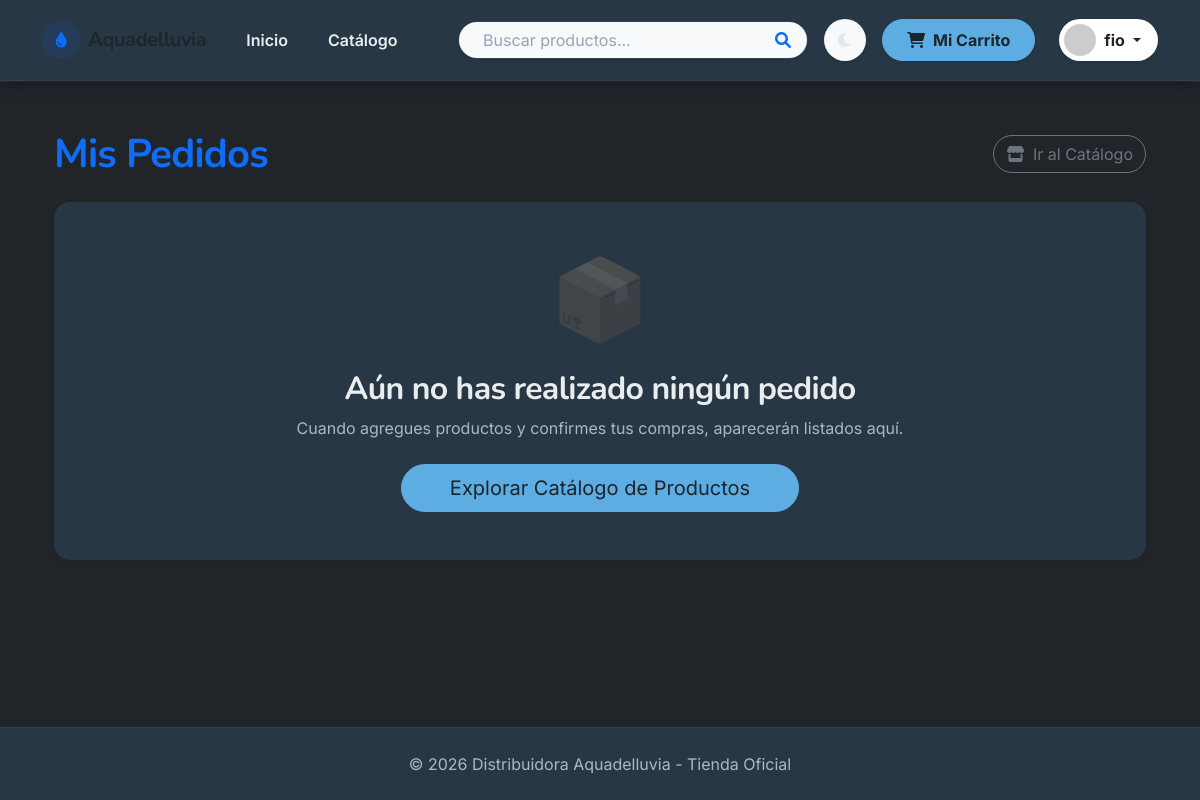
The page /pedidos/mis-pedidos/ (signed in) on the database as committed earlier.
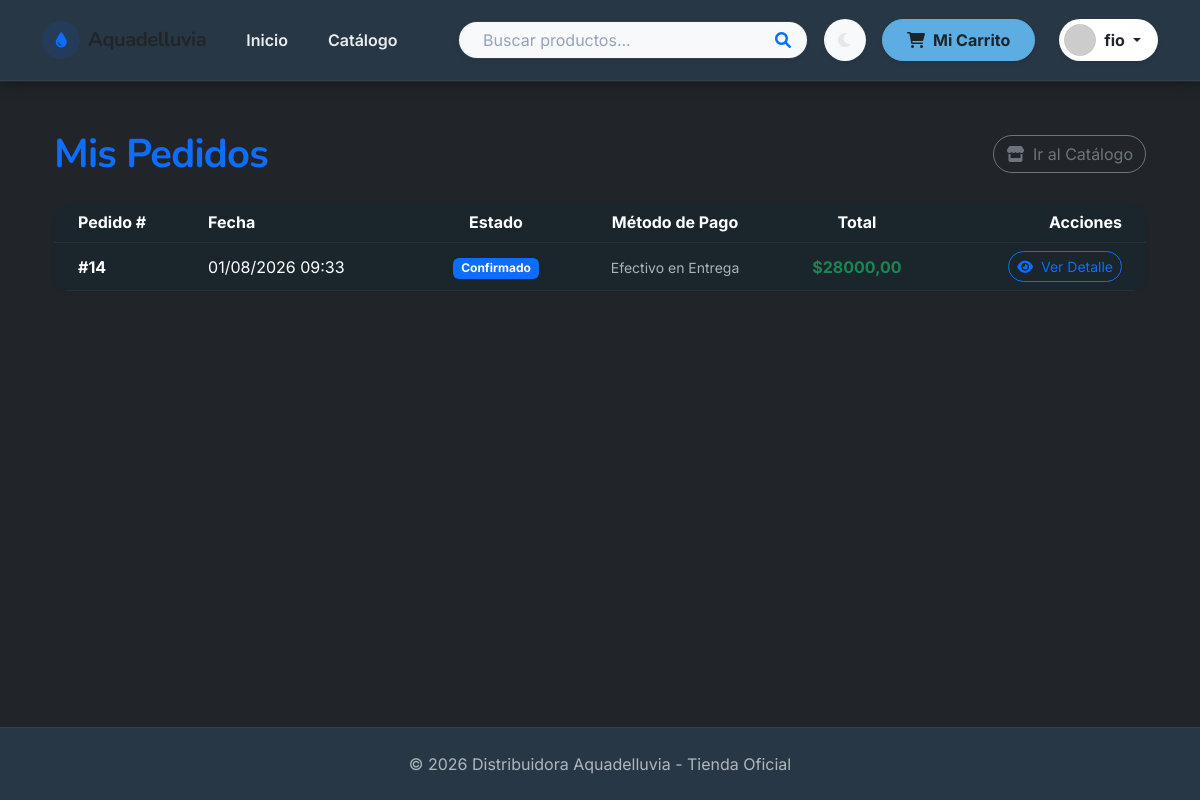
The same page on the database as committed later.
### apps/pedidos/models.py (models this page shows, shortened)
class Pedido(models.Model):
    id_pedido          = models.AutoField(primary_key=True)
    cliente            = models.ForeignKey(
        Cliente,
        on_delete=models.SET_NULL,
        null=True,
        related_name='pedidos',
        verbose_name='Cliente'
    )
    direccion_entrega  = models.ForeignKey(
        DireccionEntrega,
        on_delete=models.SET_NULL,
        null=True,
        blank=True,
        related_name='pedidos',
        verbose_name='Dirección de entrega'
    )
    fecha_pedido       = models.DateTimeField(auto_now_add=True, verbose_name='Fecha de pedido')
    fecha_actualizacion = models.DateTimeField(auto_now=True)
    estado             = models.CharField(
        max_length=20,
        choices=ESTADOS_PEDIDO,
        default='Pendiente',
        verbose_name='Estado del pedido'
    )
    metodo_pago        = models.ForeignKey(
        MetodoPago,
        on_delete=models.PROTECT,
        related_name='pedidos',
        verbose_name='Método de pago'
    )
    total              = models.DecimalField(max_digits=12, decimal_places=2, default=0.00)
    notas_cliente      = models.TextField(blank=True, verbose_name='Notas de entrega')
    class Meta:
        ordering = ['-fecha_pedido']
        verbose_name = 'Pedido'
        verbose_name_plural = 'Pedidos'

class MetodoPago(models.Model):
    id_metodo   = models.AutoField(primary_key=True)
    nombre      = models.CharField(max_length=100)
    descripcion = models.TextField(blank=True)
    codigo      = models.CharField(max_length=50, unique=True, help_text="Ej: EFECTIVO, MERCADOPAGO")
    activo      = models.BooleanField(default=True)
    class Meta:
        verbose_name = 'Método de Pago'
        verbose_name_plural = 'Métodos de Pago'

### apps/pedidos/views.py (the view)
# urls.py: path('mis-pedidos/', views.mis_pedidos, name='mis_pedidos'),
@login_required
def mis_pedidos(request):
    if es_vendedor_o_admin(request.user):
        messages.info(request, "Los usuarios administradores y vendedores gestionan la totalidad de pedidos de la distribuidora.")
        return redirect('apps.pedidos:listar_pedidos')
    try:
        cliente = request.user.perfil_cliente
        pedidos = Pedido.objects.filter(cliente=cliente).prefetch_related('detalles__producto')
    except AttributeError:
        pedidos = Pedido.objects.none()
    contexto = {
        'pedidos': pedidos
    }
    return render(request, 'pedidos/mis_pedidos.html', contexto)

### apps/autenticacion/templatetags/grupos.py (called while the page is built)
@register.filter(name='has_group')
def has_group(user, group_name):
    return user.groups.filter(name=group_name).exists()

### apps/carrito/context_processors.py (called while the page is built)
def carrito_total(request):
    total_items = 0
    if request.user.is_authenticated:
        carrito = Carrito.objects.filter(usuario=request.user).first()
        if carrito:
            total_items = carrito.total_items()
    return {'carrito_total_items': total_items}

### apps/carrito/models.py (called while the page is built)
    def total_items(self):
        return sum(item.cantidad for item in self.items.all())

### apps/pedidos/views.py (called while the page is built)
def es_vendedor_o_admin(user):
    return user.is_superuser or user.groups.filter(name='Vendedor').exists()

### templates/pedidos/mis_pedidos.html (shortened to what this page needs)
{% extends 'base_tienda.html' %}
{% load static %}
{% block content %}
<div class="container py-4">
    <div class="d-flex align-items-center justify-content-between mb-4">
        <h1 class="fw-bold text-primary mb-0">Mis Pedidos
        </h1>
        <a href="{% url 'apps.productos:listar_productos' %}" class="btn btn-outline-secondary rounded-pill">
            <i class="fas fa-store me-1"></i> Ir al Catálogo
        </a>
    </div>
    {% if pedidos %}
    <div class="card border-0 shadow-sm rounded-4 surface-card overflow-hidden">
        <div class="table-responsive">
            <table class="table table-hover align-middle mb-0">
                <thead class="table-body">
                    <tr>
                        <th scope="col" class="ps-4">Pedido #</th>
                        <th scope="col">Fecha</th>
                        <th scope="col" class="text-center">Estado</th>
                        <th scope="col" class="text-center">Método de Pago</th>
                        <th scope="col" class="text-center">Total</th>
                        <th scope="col" class="text-end pe-4">Acciones</th>
                    </tr>
                </thead>
                <tbody>
                    {% for pedido in pedidos %}
                    <tr>
                        <td class="ps-4 fw-bold text-white">#{{ pedido.id_pedido }}</td>
                        <td>{{ pedido.fecha_pedido|date:"d/m/Y H:i" }}</td>
                        <td class="text-center">
                            {% if pedido.estado == 'Pendiente' %}
                                <span class="badge bg-warning text-dark">Pendiente</span>
                            {% elif pedido.estado == 'Confirmado' %}
                                <span class="badge bg-primary">Confirmado</span>
                            {% elif pedido.estado == 'En Camino' %}
                                <span class="badge bg-info text-dark">En Camino</span>
                            {% elif pedido.estado == 'Entregado' %}
                                <span class="badge bg-success">Entregado</span>
                            {% else %}
                                <span class="badge bg-danger">Cancelado</span>
                            {% endif %}
                        </td>
                        <td class="text-center"><small class="text-muted">{{ pedido.metodo_pago.nombre }}</small></td>
                        <td class="text-center fw-bold text-success">${{ pedido.total }}</td>
                        <td class="text-end pe-4">
                            <a href="{% url 'apps.pedidos:detalle_pedido' pedido.id_pedido %}" class="btn btn-sm btn-outline-primary rounded-pill">
                                <i class="fas fa-eye me-1"></i> Ver Detalle
                            </a>
                        </td>
                    </tr>
                    {% endfor %}
                </tbody>
            </table>
        </div>
    </div>
    {% else %}
    <div class="text-center py-5 shadow-sm border-0 rounded-4 surface-card">
        <div class="mb-4">
            <span class="display-1 text-muted opacity-25">📦</span>
        </div>
        <h2 class="fw-bold">Aún no has realizado ningún pedido</h2>
        <p class="text-muted mb-4">Cuando agregues productos y confirmes tus compras, aparecerán listados aquí.</p>
        <a href="{% url 'apps.productos:listar_productos' %}" class="btn btn-primary btn-glow btn-lg rounded-pill px-5">
            Explorar Catálogo de Productos
        </a>
    </div>
    {% endif %}
</div>
{% endblock %}

Rows that differ between the two databases and show on the page:
added Pedido: id_pedido "14", fecha_pedido "01/08/2026 09:33", estado "Confirmado", metodo_pago.nombre "Efectivo en Entrega", total "28000,00"
Other text that changed with them:
text no longer shown: "📦 Aún no has realizado ningún pedido Cuando agregues productos y confirmes tus compras, aparecerán listados aquí. Explorar Catálogo de Productos"
text now shown: "Pedido # Fecha Estado Método de Pago Total Acciones"
